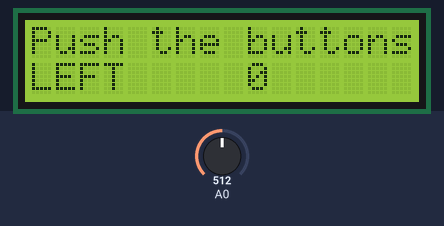
Bench run of a sketch on a simulated Arduino Mega 2560, built with avr-gcc and run on an emulated ATmega2560. Parts: 16×2 character LCD. Inputs (shaded band) come from the test bench; at power-on: A0 = 512. What the sketch prints to the serial monitor is not drawn.

Above: at 0.1 s.
At 1.2 s:
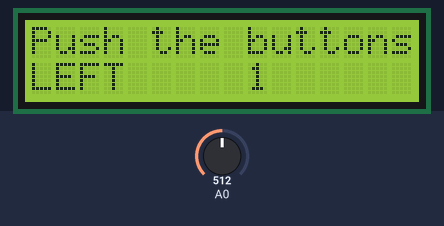
1.3 s: A0 set to 539
4.3 s: A0 set to 567
At 4.6 s:
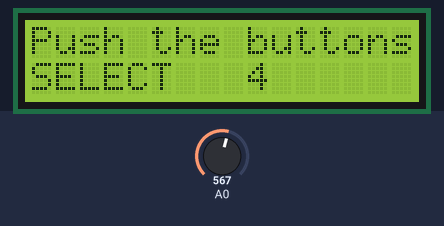
Timing chart, 0 to 4.4 s (numbered marks = the images above; inputs shaded):
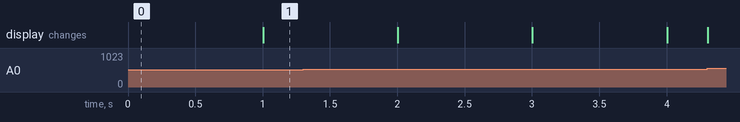

The sketch:

LCDKeypadShield.ino
```cpp
#include <LiquidCrystal.h>

LiquidCrystal lcd(8, 9, 4, 5, 6, 7);           // select the pins used on the LCD panel

// define some values used by the panel and buttons
int lcd_key     = 0;
int adc_key_in  = 0;

#define btnRIGHT  0
#define btnUP     1
#define btnDOWN   2
#define btnLEFT   3
#define btnSELECT 4
#define btnNONE   5

int read_LCD_buttons(){               // read the buttons
    adc_key_in = analogRead(0);       // read the value from the sensor
    Serial.print(adc_key_in);
    Serial.print(";");
    // my buttons when read are centered at these valies: 0, 144, 329, 504, 741
    // we add approx 50 to those values and check to see if we are close
    // We make this the 1st option for speed reasons since it will be the most likely result

    if (adc_key_in > 1000) return btnNONE;

    // For V1.1 us this threshold
//    if (adc_key_in < 50)   return btnRIGHT;
//    if (adc_key_in < 110)  return btnUP;
//    if (adc_key_in < 270)  return btnDOWN;
//    if (adc_key_in < 415)  return btnLEFT;
//    if (adc_key_in < 650)  return btnSELECT;

   // For V1.0 comment the other threshold and use the one below:

     if (adc_key_in < 50)   return btnRIGHT;
     if (adc_key_in < 195)  return btnUP;
     if (adc_key_in < 380)  return btnDOWN;
     if (adc_key_in < 555)  return btnLEFT;
     if (adc_key_in < 790)  return btnSELECT;


    return btnNONE;                // when all others fail, return this.
}

void setup(){
   lcd.begin(16, 2);               // start the library
   lcd.setCursor(0,0);             // set the LCD cursor   position
   lcd.print("Push the buttons");  // print a simple message on the LCD
   Serial.begin(115200);
}

void loop(){

   lcd.setCursor(9,1);             // move cursor to second line "1" and 9 spaces over
   lcd.print(millis()/1000);       // display seconds elapsed since power-up

   lcd.setCursor(0,1);             // move to the begining of the second line
   lcd_key = read_LCD_buttons();   // read the buttons

   switch (lcd_key){               // depending on which button was pushed, we perform an action

       case btnRIGHT:{             //  push button "RIGHT" and show the word on the screen
            lcd.print("RIGHT ");
            Serial.println("RIGHT");
            break;
       }
       case btnLEFT:{
             lcd.print("LEFT   "); //  push button "LEFT" and show the word on the screen
             Serial.println("LEFT");
             break;
       }
       case btnUP:{
             lcd.print("UP    ");  //  push button "UP" and show the word on the screen
             Serial.println("UP");
             break;
       }
       case btnDOWN:{
             lcd.print("DOWN  ");  //  push button "DOWN" and show the word on the screen
             Serial.println("DOWN");
             break;
       }
       case btnSELECT:{
             lcd.print("SELECT");  //  push button "SELECT" and show the word on the screen
             Serial.println("SELECT");
             break;
       }
       case btnNONE:{
             lcd.print("NONE  ");  //  No action  will show "None" on the screen
             Serial.println("NONE");
             break;
       }
   }
}
```
